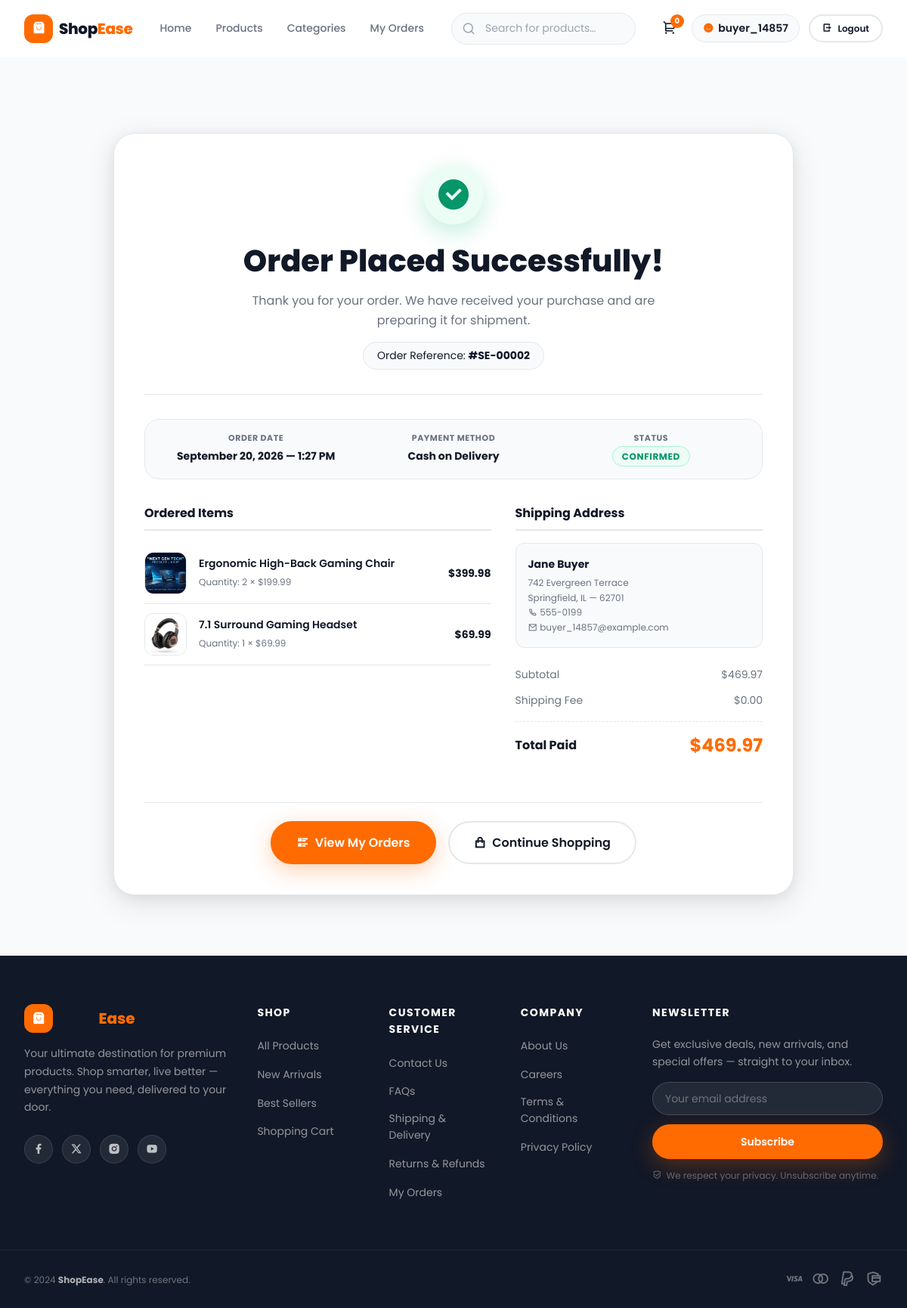
Page /order-confirmation/2/ (signed in) on the committed database.
### store/models.py (models this page shows, shortened)
class Order(models.Model):
    user = models.ForeignKey(User, on_delete=models.CASCADE, related_name='orders')
    full_name = models.CharField(max_length=150)
    email = models.EmailField()
    phone = models.CharField(max_length=20)
    address = models.TextField()
    city = models.CharField(max_length=100)
    state = models.CharField(max_length=100)
    pincode = models.CharField(max_length=20)
    total_amount = models.DecimalField(max_digits=10, decimal_places=2)
    shipping_fee = models.DecimalField(max_digits=10, decimal_places=2, default=0.00)
    payment_method = models.CharField(max_length=50, default='Cash on Delivery')
    status = models.CharField(max_length=20, choices=ORDER_STATUS_CHOICES, default='Confirmed')
    created_at = models.DateTimeField(auto_now_add=True)
    class Meta:
        ordering = ['-created_at']
    @property
    def subtotal(self):
        return self.total_amount - self.shipping_fee

class OrderItem(models.Model):
    order = models.ForeignKey(Order, on_delete=models.CASCADE, related_name='items')
    product = models.ForeignKey(Product, on_delete=models.SET_NULL, null=True, blank=True)
    product_name = models.CharField(max_length=200)
    price = models.DecimalField(max_digits=10, decimal_places=2)
    quantity = models.PositiveIntegerField(default=1)
    @property
    def get_total(self):
        return self.price * self.quantity

class Product(models.Model):
    name = models.CharField(max_length=200)
    description = models.TextField()
    price = models.DecimalField(max_digits=10, decimal_places=2)
    original_price = models.DecimalField(max_digits=10, decimal_places=2, null=True, blank=True)
    category = models.CharField(max_length=100, choices=CATEGORY_CHOICES)
    image = models.ImageField(upload_to='products/', null=True, blank=True)
    image_url = models.CharField(max_length=500, null=True, blank=True, help_text="Path to static image or fallback URL")
    stock = models.IntegerField(default=10)
    rating = models.DecimalField(max_digits=3, decimal_places=1, default=4.5)
    discount = models.IntegerField(default=0, help_text="Discount percentage (0-100)")
    created_at = models.DateTimeField(auto_now_add=True)
    class Meta:
        ordering = ['-created_at']
    @property
    def get_image_url(self):
        if self.image:
            return self.image.url
        if self.image_url:
            if self.image_url.startswith('http://') or self.image_url.startswith('https://') or self.image_url.startswith('/'):
                return self.image_url
            return static(self.image_url)
        return static('images/product_headphones.jpg')

### store/views.py (the view)
# urls.py: path('order-confirmation/<int:order_id>/', views.order_confirmation, name='order_confirmation'),
@login_required(login_url='login')
def order_confirmation(request, order_id):
    order = get_object_or_404(Order, id=order_id, user=request.user)
    context = {
        'page_title': f'Order #{order.id} Confirmed – ShopEase',
        'order': order,
    }
    return render(request, 'store/order_confirmation.html', context)

### store/cart.py (called while the page is built, shortened)
def get_cart(request):
    cart = request.session.get(CART_SESSION_ID)
    if not cart:
        cart = request.session[CART_SESSION_ID] = {}
    return cart

def get_cart_details(request):
    cart = get_cart(request)
    items = []
    subtotal = Decimal('0.00')
    total_count = 0
    shipping_fee = Decimal('0.00') if (subtotal >= Decimal('49.00') or subtotal == Decimal('0.00')) else Decimal('4.99')
    grand_total = subtotal + shipping_fee
    return {
        'items': items,
        'subtotal': subtotal,
        'shipping_fee': shipping_fee,
        'grand_total': grand_total,
        'total_count': total_count,
        'free_shipping_eligible': subtotal >= Decimal('49.00'),
        'away_from_free_shipping': max(Decimal('0.00'), Decimal('49.00') - subtotal),
    }

### store/context_processors.py (called while the page is built)
def cart_context(request):
    try:
        cart_info = get_cart_details(request)
        return {
            'cart_count': cart_info['total_count'],
            'cart_grand_total': cart_info['grand_total'],
        }
    except Exception:
        return {
            'cart_count': 0,
            'cart_grand_total': 0,
        }

### templates/store/order_confirmation.html (shortened to what this page needs)
{% extends 'base.html' %}
{% load static %}
{% block content %}
<section class="order-confirm-section section">
    <div class="container">
        <div class="order-confirm-card reveal-fade-up">
            <div class="order-success-header">
                <div class="success-icon-wrap">
                    <i class="ri-checkbox-circle-fill"></i>
                </div>
                <h1 class="order-success-title">Order Placed Successfully!</h1>
                <p class="order-success-sub">Thank you for your order. We have received your purchase and are preparing it for shipment.</p>
                <div class="order-id-badge">
                    Order Reference: <strong>#SE-{{ order.id|stringformat:"05d" }}</strong>
                </div>
            </div>
            <div class="order-meta-bar">
                <div class="meta-item">
                    <span class="meta-label">Order Date</span>
                    <strong class="meta-value">{{ order.created_at|date:"F j, Y — g:i A" }}</strong>
                </div>
                <div class="meta-item">
                    <span class="meta-label">Payment Method</span>
                    <strong class="meta-value">{{ order.payment_method }}</strong>
                </div>
                <div class="meta-item">
                    <span class="meta-label">Status</span>
                    <span class="status-badge status-badge--{{ order.status|lower }}">{{ order.status }}</span>
                </div>
            </div>
            <div class="order-details-grid">
                <div class="order-items-col">
                    <h3 class="col-title">Ordered Items</h3>
                    <div class="order-items-list">
                        {% for item in order.items.all %}
                            <div class="order-item-row">
                                <div class="order-item-img-placeholder">
                                    {% if item.product %}
                                        <img src="{{ item.product.get_image_url }}" alt="{{ item.product_name }}">
                                    {% else %}
                                        <i class="ri-shopping-bag-line"></i>
                                    {% endif %}
                                </div>
                                <div class="order-item-info">
                                    <h4>{{ item.product_name }}</h4>
                                    <span>Quantity: {{ item.quantity }} × ${{ item.price }}</span>
                                </div>
                                <span class="order-item-total">${{ item.get_total|floatformat:2 }}</span>
                            </div>
                        {% endfor %}
                    </div>
                </div>
                <div class="order-shipping-col">
                    <h3 class="col-title">Shipping Address</h3>
                    <div class="address-box">
                        <strong>{{ order.full_name }}</strong>
                        <p>{{ order.address }}</p>
                        <p>{{ order.city }}, {{ order.state }} — {{ order.pincode }}</p>
                        <p><i class="ri-phone-line"></i> {{ order.phone }}</p>
                        <p><i class="ri-mail-line"></i> {{ order.email }}</p>
                    </div>
                    <div class="order-total-summary">
                        <div class="summary-line">
                            <span>Subtotal</span>
                            <span>${{ order.subtotal|floatformat:2 }}</span>
                        </div>
                        <div class="summary-line">
                            <span>Shipping Fee</span>
                            <span>${{ order.shipping_fee|floatformat:2 }}</span>
                        </div>
                        <div class="summary-line summary-line--total">
                            <span>Total Paid</span>
                            <span class="total-price">${{ order.total_amount|floatformat:2 }}</span>
                        </div>
                    </div>
                </div>
            </div>
            <div class="order-confirm-actions">
                <a href="{% url 'my_orders' %}" class="btn btn--primary btn--lg">
                    <i class="ri-list-check-2"></i> View My Orders
                </a>
                <a href="{% url 'products' %}" class="btn btn--ghost btn--lg">
                    <i class="ri-shopping-bag-line"></i> Continue Shopping
                </a>
            </div>
        </div>
    </div>
</section>
{% endblock %}

### templates/base.html (shortened to what this page needs)
{% load static %}
<!DOCTYPE html>
<html lang="en">
<head>
    <link href="https://cdn.jsdelivr.net/npm/remixicon@4.2.0/fonts/remixicon.css" rel="stylesheet">
    <link rel="stylesheet" href="{% static 'css/style.css' %}">
</head>
<body>
    <header class="navbar" id="navbar" role="banner">
        <div class="navbar__inner container">
            <a href="{% url 'home' %}" class="navbar__logo" aria-label="ShopEase Home">
                <span class="logo-icon"><i class="ri-shopping-bag-3-fill"></i></span>
                <span class="logo-text">Shop<span class="logo-accent">Ease</span></span>
            </a>
            <nav class="navbar__links" aria-label="Main Navigation">
                <a href="{% url 'home' %}" class="nav-link {% if request.resolver_match.url_name == 'home' %}active{% endif %}" id="nav-home">Home</a>
                <a href="{% url 'products' %}" class="nav-link {% if request.resolver_match.url_name == 'products' or request.resolver_match.url_name == 'product_detail' %}active{% endif %}" id="nav-products">Products</a>
                <a href="{% url 'home' %}#categories" class="nav-link" id="nav-categories">Categories</a>
                {% if user.is_authenticated %}
                    <a href="{% url 'my_orders' %}" class="nav-link {% if request.resolver_match.url_name == 'my_orders' or request.resolver_match.url_name == 'order_detail' %}active{% endif %}" id="nav-orders">My Orders</a>
                {% endif %}
            </nav>
            <form action="{% url 'products' %}" method="GET" class="navbar__search" role="search">
                <input type="search" name="q" value="{{ search_query|default:'' }}" id="search-input" class="search-input" placeholder="Search for products…" aria-label="Search products">
            </form>
            <div class="navbar__actions">
                <a href="{% url 'cart_detail' %}" class="btn-icon cart-btn" id="cart-btn" aria-label="Shopping cart, {{ cart_count|default:0 }} items">
                    <i class="ri-shopping-cart-2-line"></i>
                    <span class="cart-badge" id="cart-badge" aria-live="polite">{{ cart_count|default:0 }}</span>
                </a>
                {% if user.is_authenticated %}
                    <div class="user-menu">
                        <span class="user-greeting" title="{{ user.username }}"><i class="ri-user-smile-fill"></i> {{ user.username }}</span>
                        <a href="{% url 'logout' %}" class="btn btn--ghost btn--sm" id="logout-btn"><i class="ri-logout-box-r-line"></i> Logout</a>
                    </div>
                {% else %}
                    <a href="{% url 'login' %}" class="btn btn--ghost" id="login-btn">Login</a>
                    <a href="{% url 'register' %}" class="btn btn--primary" id="register-btn">Register</a>
                {% endif %}
            </div>
        </div>
    </header>
    <main id="main-content">
        {% block content %}{% endblock %}
    </main>
    <footer class="footer" id="about">
        <div class="footer__top container">
            <div class="footer__col footer__brand">
                <a href="{% url 'home' %}" class="footer__logo" aria-label="ShopEase">
                    <span class="logo-icon"><i class="ri-shopping-bag-3-fill"></i></span>
                    <span class="logo-text">Shop<span class="logo-accent">Ease</span></span>
                </a>
                <p class="footer__desc">Your ultimate destination for premium products. Shop smarter, live better — everything you need, delivered to your door.</p>
                <div class="footer__social">
                    <a href="#" class="social-link" aria-label="Facebook"><i class="ri-facebook-fill"></i></a>
                    <a href="#" class="social-link" aria-label="Twitter"><i class="ri-twitter-x-fill"></i></a>
                    <a href="#" class="social-link" aria-label="Instagram"><i class="ri-instagram-fill"></i></a>
                    <a href="#" class="social-link" aria-label="YouTube"><i class="ri-youtube-fill"></i></a>
                </div>
            </div>
            <div class="footer__col">
                <h4 class="footer__heading">Shop</h4>
                <ul class="footer__list">
                    <li><a href="{% url 'products' %}" class="footer__link">All Products</a></li>
                    <li><a href="{% url 'products' %}?sort=newest" class="footer__link">New Arrivals</a></li>
                    <li><a href="{% url 'products' %}?sort=rating" class="footer__link">Best Sellers</a></li>
                    <li><a href="{% url 'cart_detail' %}" class="footer__link">Shopping Cart</a></li>
                </ul>
            </div>
            <div class="footer__col">
                <h4 class="footer__heading">Customer Service</h4>
                <ul class="footer__list">
                    <li><a href="#" class="footer__link">Contact Us</a></li>
                    <li><a href="#" class="footer__link">FAQs</a></li>
                    <li><a href="#" class="footer__link">Shipping &amp; Delivery</a></li>
                    <li><a href="#" class="footer__link">Returns &amp; Refunds</a></li>
                    {% if user.is_authenticated %}
                        <li><a href="{% url 'my_orders' %}" class="footer__link">My Orders</a></li>
                    {% endif %}
                </ul>
            </div>
            <div class="footer__col">
                <h4 class="footer__heading">Company</h4>
                <ul class="footer__list">
                    <li><a href="#" class="footer__link">About Us</a></li>
                    <li><a href="#" class="footer__link">Careers</a></li>
                    <li><a href="#" class="footer__link">Terms &amp; Conditions</a></li>
                    <li><a href="#" class="footer__link">Privacy Policy</a></li>
                </ul>
            </div>
            <div class="footer__col footer__newsletter">
                <h4 class="footer__heading">Newsletter</h4>
                <p class="footer__newsletter-text">Get exclusive deals, new arrivals, and special offers — straight to your inbox.</p>
                <form class="newsletter-form" id="newsletter-form" novalidate aria-label="Newsletter signup">
                    <input type="email" class="newsletter-input" id="newsletter-email" placeholder="Your email address" aria-label="Email address" required>
                    <button type="submit" class="btn btn--primary newsletter-btn" id="newsletter-submit">Subscribe</button>
                </form>
                <p class="footer__newsletter-note"><i class="ri-shield-check-line"></i> We respect your privacy. Unsubscribe anytime.</p>
            </div>
        </div>
        <div class="footer__bottom">
            <div class="container footer__bottom-inner">
                <p class="footer__copy">&copy; 2024 <strong>ShopEase</strong>. All rights reserved.</p>
                <div class="footer__payment">
                    <span class="payment-icon" title="Visa"><i class="ri-visa-line"></i></span>
                    <span class="payment-icon" title="Mastercard"><i class="ri-mastercard-line"></i></span>
                    <span class="payment-icon" title="PayPal"><i class="ri-paypal-line"></i></span>
                    <span class="payment-icon" title="Secure Payment"><i class="ri-secure-payment-line"></i></span>
                </div>
            </div>
        </div>
    </footer>
</body>
</html>

### rows in the picture
Order: id "00002", created_at "September 20, 2026 — 1:27 PM", payment_method "Cash on Delivery", status "CONFIRMED", full_name "Jane Buyer", address "742 Evergreen Terrace", city "Springfield", state "IL", pincode "62701", phone "555-0199", email "buyer_14857@example.com", subtotal "469.97", shipping_fee "0.00", total_amount "469.97"
OrderItem: product.get_image_url (picture), product_name "Ergonomic High-Back Gaming Chair", quantity "2", price "199.99", get_total "399.98"
OrderItem: product.get_image_url (picture), product_name "7.1 Surround Gaming Headset", quantity "1", price "69.99", get_total "69.99"

### other values in the picture
{{ cart_count|default:0 }} "0"
{{ user.username }} "buyer_14857"
